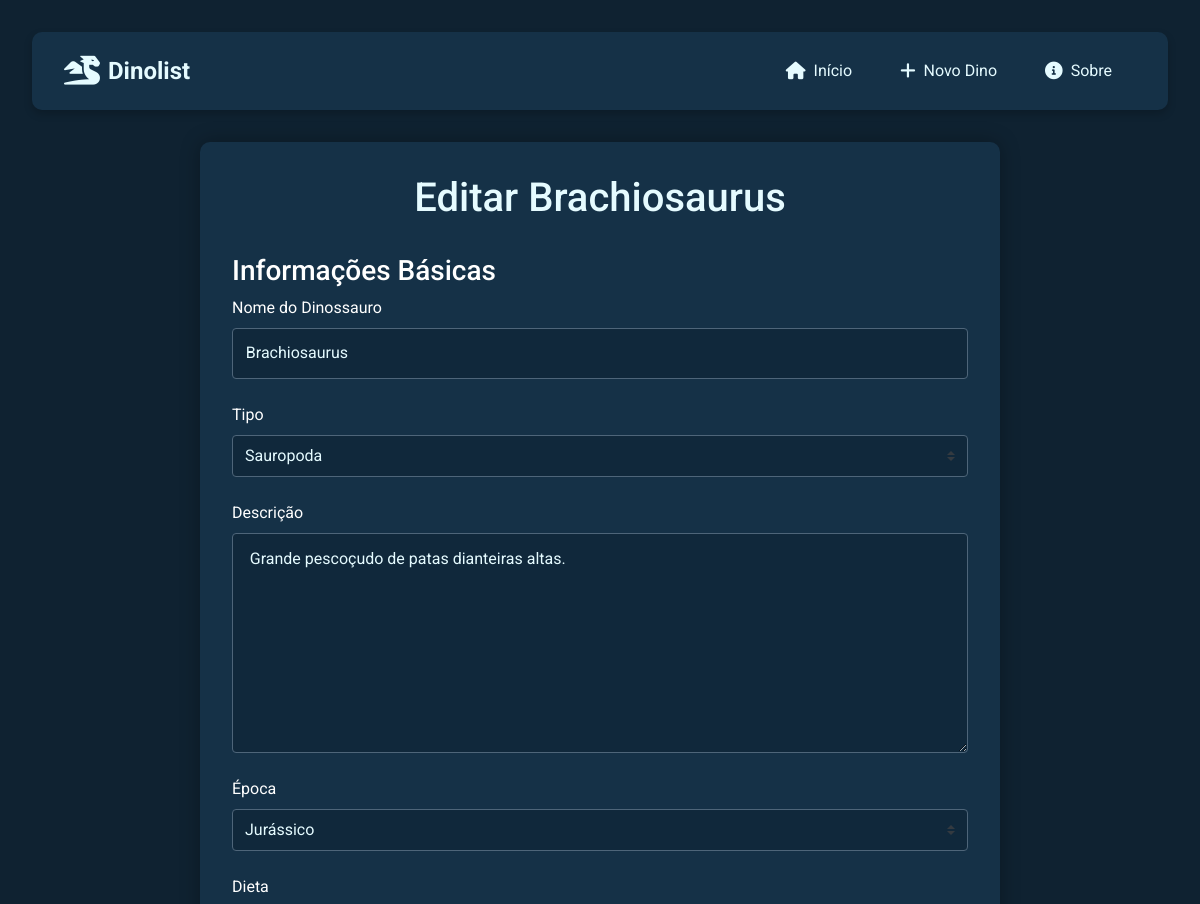
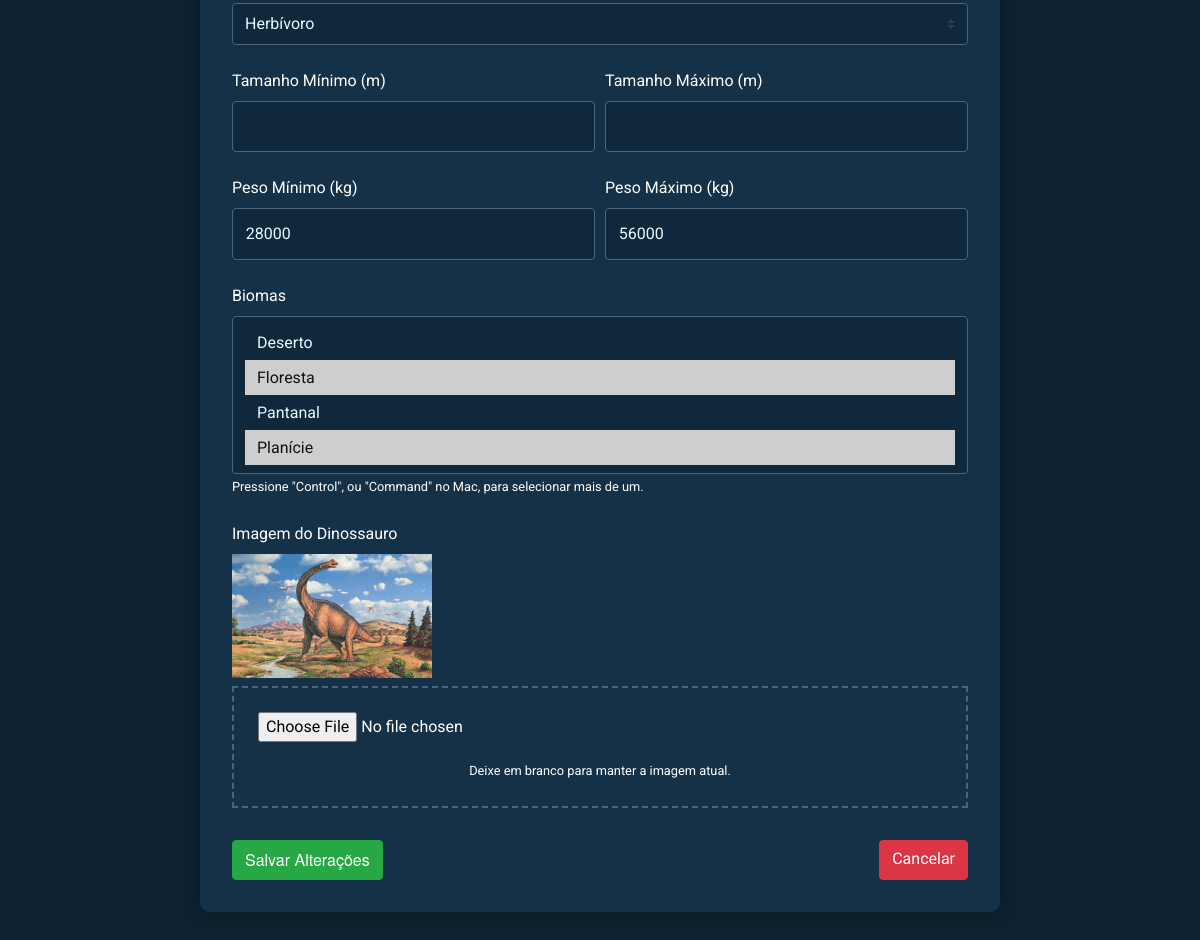
The app's page /dino/4/edit/ with its own data (2 pictures, top to bottom).
### post_app/models.py (models this page shows, shortened)
class Post(models.Model):
    dinoNome = models.CharField(max_length=100)
    dinoTipo = models.ForeignKey(DinoTipoDeDino, on_delete=models.CASCADE)
    dinoDescricao = models.TextField()
    dinoEpoca = models.ForeignKey(DinoEpoca, on_delete=models.CASCADE)
    dinoDieta = models.ForeignKey(DinoDieta, on_delete=models.CASCADE)
    dinoTamanhoMin = models.DecimalField(max_digits=5, decimal_places=2, validators=[MinValueValidator(0.0)])
    dinoTamanhoMax = models.DecimalField(max_digits=5, decimal_places=2, validators=[MinValueValidator(0.0)])
    dinoPesoMin = models.IntegerField(validators=[MinValueValidator(0)])
    dinoPesoMax = models.IntegerField(validators=[MinValueValidator(0)])
    biomas = models.ManyToManyField(DinoBioma)
    dinoImage = models.ImageField(upload_to='images/', blank=True, null=True)
    dinoCreateDate = models.DateTimeField(auto_now_add=True)
    class Meta:
        verbose_name = 'Dinossauro'
        verbose_name_plural = 'Dinossauros'
        ordering = ['id']

class DinoTipoDeDino(models.Model):
    nome = models.CharField(max_length=100)  # Nome do tipo de dinossauro, com limite de 100 caracteres.
    class Meta:
        verbose_name = 'Tipo'
        verbose_name_plural = 'Tipos'
        ordering = ['nome']  # Ordena os tipos de dinossauros por nome.

class DinoEpoca(models.Model):
    nome = models.CharField(max_length=100)  # Nome da época geológica, com limite de 100 caracteres.
    class Meta:
        verbose_name = 'Época'
        verbose_name_plural = 'Épocas'
        ordering = ['nome']  # Ordena as épocas por nome.

class DinoDieta(models.Model):
    nome = models.CharField(max_length=100)  # Nome do tipo de dinossauro, com limite de 100 caracteres.
    class Meta:
        verbose_name = 'Dieta'
        verbose_name_plural = 'Dietas'
        ordering = ['nome']  # Ordena os tipos de dinossauros por nome.

class DinoBioma(models.Model):
    nome = models.CharField(max_length=100)  # Nome do bioma, com limite de 100 caracteres.
    class Meta:
        verbose_name = 'Bioma'
        verbose_name_plural = 'Biomas'
        ordering = ['nome']  # Ordena os biomas por nome.

### post_app/views.py (the view)
# urls.py: path('dino/<int:id>/edit/', views.dino_edit, name='dino_edit'),
def dino_edit(request, id):
    print("\n=== Iniciando dino_edit ===")
    post = get_object_or_404(Post, id=id)
    print(f"Post encontrado: {post.dinoNome}")
    if request.method == 'POST':
        print("\nMétodo POST detectado")
        print(f"POST data: {request.POST}")
        print(f"FILES data: {request.FILES}")
        form = PostsForm(request.POST, request.FILES, instance=post)
        print(f"Form é válido? {form.is_valid()}")
        if form.is_valid():
            print("\nForm válido, salvando...")
            if not request.FILES.get('dinoImage'):
                print("Mantendo imagem atual")
                form.instance.dinoImage = post.dinoImage
            form.save()
            print("Salvamento concluído")
            messages.success(request, 'Dinossauro atualizado com sucesso!')
            return redirect('dino_detail', id=id)
        else:
            print(f"\nErros no formulário: {form.errors}")
            messages.error(request, 'Por favor, corrija os erros abaixo.')
    else:
        print("\nMétodo GET detectado")
        form = PostsForm(instance=post)
    context = {
        'post': post,
        'form': form,
        'tipos': DinoTipoDeDino.objects.all(),
        'epocas': DinoEpoca.objects.all(),
        'dietas': DinoDieta.objects.all(),
        'biomas': DinoBioma.objects.all(),
    }
    print("\nContext preparado para renderização")
    print(f"Tipos disponíveis: {context['tipos'].count()}")
    print(f"Épocas disponíveis: {context['epocas'].count()}")
    print(f"Dietas disponíveis: {context['dietas'].count()}")
    print(f"Biomas disponíveis: {context['biomas'].count()}")
    return render(request, 'dino_edit.html', context)

### post_app/templates/dino_edit.html (shortened to what this page needs)
{% extends 'base.html' %}
{% load static %}
{% block extra_css %}
<link rel="stylesheet" href="{% static 'css/dino_add.css' %}">
{% endblock %}
{% block content %}
<div class="post_form_create">
    <h1 class="form-title">Editar {{ post.dinoNome }}</h1>
    <form method="POST" enctype="multipart/form-data" id="dinoForm">
        <div class="form-sections">
            <section class="form-section active">
                <h3>Informações Básicas</h3>
                <div class="form-group">
                    <label for="dinoNome">Nome do Dinossauro</label>
                    <input type="text" class="form-control" id="dinoNome" name="dinoNome" value="{{ post.dinoNome }}" required>
                </div>
                <div class="form-group">
                    <label for="dinoTipo">Tipo</label>
                    <select class="form-control custom-select" id="dinoTipo" name="dinoTipo" required>
                        {% for tipo in tipos %}
                            <option value="{{ tipo.id }}" {% if tipo.id == post.dinoTipo.id %}selected{% endif %}>
                                {{ tipo.nome }}
                            </option>
                        {% endfor %}
                    </select>
                </div>
                <div class="form-group">
                    <label for="dinoDescricao">Descrição</label>
                    <textarea class="form-control" id="dinoDescricao" name="dinoDescricao" rows="8"
                    style="min-height: 200px; resize: vertical;"
                    required> {{ post.dinoDescricao }}
                    </textarea>
                </div>
                <div class="form-group">
                    <label for="dinoEpoca">Época</label>
                    <select class="form-control custom-select" id="dinoEpoca" name="dinoEpoca" required>
                        {% for epoca in epocas %}
                            <option value="{{ epoca.id }}" {% if epoca.id == post.dinoEpoca.id %}selected{% endif %}>
                                {{ epoca.nome }}
                            </option>
                        {% endfor %}
                    </select>
                </div>
                <div class="form-group">
                    <label for="dinoDieta">Dieta</label>
                    <select class="form-control custom-select" id="dinoDieta" name="dinoDieta" required>
                        {% for dieta in dietas %}
                            <option value="{{ dieta.id }}" {% if dieta.id == post.dinoDieta.id %}selected{% endif %}>
                                {{ dieta.nome }}
                            </option>
                        {% endfor %}
                    </select>
                </div>
                <div class="form-row">
                    <div class="form-group col-md-6">
                        <label for="dinoTamanhoMin">Tamanho Mínimo (m)</label>
                        <input type="number" step="0.1" class="form-control" id="dinoTamanhoMin" name="dinoTamanhoMin" value="{{ post.dinoTamanhoMin }}" required>
                    </div>
                    <div class="form-group col-md-6">
                        <label for="dinoTamanhoMax">Tamanho Máximo (m)</label>
                        <input type="number" step="0.1" class="form-control" id="dinoTamanhoMax" name="dinoTamanhoMax" value="{{ post.dinoTamanhoMax }}" required>
                    </div>
                </div>
                <div class="form-row">
                    <div class="form-group col-md-6">
                        <label for="dinoPesoMin">Peso Mínimo (kg)</label>
                        <input type="number" class="form-control" id="dinoPesoMin" name="dinoPesoMin" value="{{ post.dinoPesoMin }}" required>
                    </div>
                    <div class="form-group col-md-6">
                        <label for="dinoPesoMax">Peso Máximo (kg)</label>
                        <input type="number" class="form-control" id="dinoPesoMax" name="dinoPesoMax" value="{{ post.dinoPesoMax }}" required>
                    </div>
                </div>
                <div class="form-group">
                    <label for="biomas">Biomas</label>
                    <select multiple class="form-control custom-select" id="biomas" name="biomas" required>
                        {% for bioma in biomas %}
                            <option value="{{ bioma.id }}" {% if bioma in post.biomas.all %}selected{% endif %}>
                                {{ bioma.nome }}
                            </option>
                        {% endfor %}
                    </select>
                    <small>Pressione "Control", ou "Command" no Mac, para selecionar mais de um.</small>
                </div>
                <div class="form-group">
                    <label for="dinoImage">Imagem do Dinossauro</label>
                    <div class="current-image mb-2">
                        <img src="{{ post.dinoImage.url }}" alt="Imagem atual" style="max-width: 200px;">
                    </div>
                    <div class="custom-file-upload">
                        <input type="file" class="form-control-file" id="dinoImage" name="dinoImage" accept="image/*">
                        <small>Deixe em branco para manter a imagem atual.</small>
                    </div>
                </div>
            </section>
        </div>
        <div class="form-navigation">
            <button type="submit" class="btn btn-success">Salvar Alterações</button>
            <a href="{% url 'dino_detail' post.id %}" class="btn btn-danger">Cancelar</a>
        </div>
    </form>
</div>
{% endblock %}

### static/css/base.css (style rules this page uses)
:root { --primary-bg-color: #153147; --secondary-bg-color: #2e5270; --terciary-bg-color: rgb(78, 101, 121); --highlight-bg-color: rgba(11,29,44,.459); --text-color: #e5fbff; --font-size-base: 16px; --font-size-large: 25px; --font-size-small: 15px; --border-radius: 3%; --padding-base: .8em; }
* { box-sizing: border-box; font-family: 'Roboto', sans-serif; margin: 0; padding: 0; }
a { text-decoration: none; }
button { background-color: var(--terciary-bg-color); border-radius: 8px; border-style: none; box-sizing: border-box; color: #FFFFFF; cursor: pointer; display: inline-block; font-family: "Haas Grot Text R Web", "Helvetica Neue", Helvetica, Arial, sans-serif; font-size: 14px; font-weight: 500; height: 40px; line-height: 20px; list-style: none; margin: 0; outline: none; padding: 10px 16px; position: relative; text-align: center; text-decoration: none; transition: color 100ms; vertical-align: baseline; user-select: none; -webkit-user-select: none; touch-action: manipulation; }
body { background-color: #0f2231; }
button { transition: background-color 0.3s, transform 0.2s; }

### static/css/dino_add.css (style rules this page uses)
.post_form_create { max-width: 800px; margin: 2rem auto; padding: 2rem; background-color: var(--primary-bg-color); border-radius: 10px; box-shadow: 0 0 20px rgba(0,0,0,0.3); }
.form-title { text-align: center; color: var(--text-color); margin-bottom: 2rem; }
.form-section { display: none; animation: fadeIn 0.5s; }
.form-section.active { display: block; }
.form-group { margin-bottom: 1.5rem; }
.form-control, .custom-select { background-color: var(--highlight-bg-color); border: 1px solid var(--terciary-bg-color); color: var(--text-color); padding: 0.8rem; }
.custom-file-upload { border: 2px dashed var(--terciary-bg-color); padding: 1.5rem; text-align: center; cursor: pointer; margin-top: 0.5rem; }
.form-navigation { display: flex; justify-content: space-between; margin-top: 2rem; }
.form-control.custom-select { min-height: 38px; height: auto !important; padding: 8px 12px; line-height: 1.5; overflow: visible; }
.form-control.custom-select option { padding: 8px 12px; line-height: 1.5; min-height: 30px; white-space: normal; word-wrap: break-word; }
select[multiple].form-control.custom-select { min-height: 120px; }

### records on screen
Post: dinoNome "Brachiosaurus", dinoTipo "Sauropoda", dinoDescricao "Grande pescoçudo de patas dianteiras altas.", dinoEpoca "Jurássico", dinoDieta "Herbívoro", dinoPesoMin "28000", dinoPesoMax "56000", biomas "Deserto / Floresta ☑ / Pantanal / Planície ☑", dinoImage (picture)
